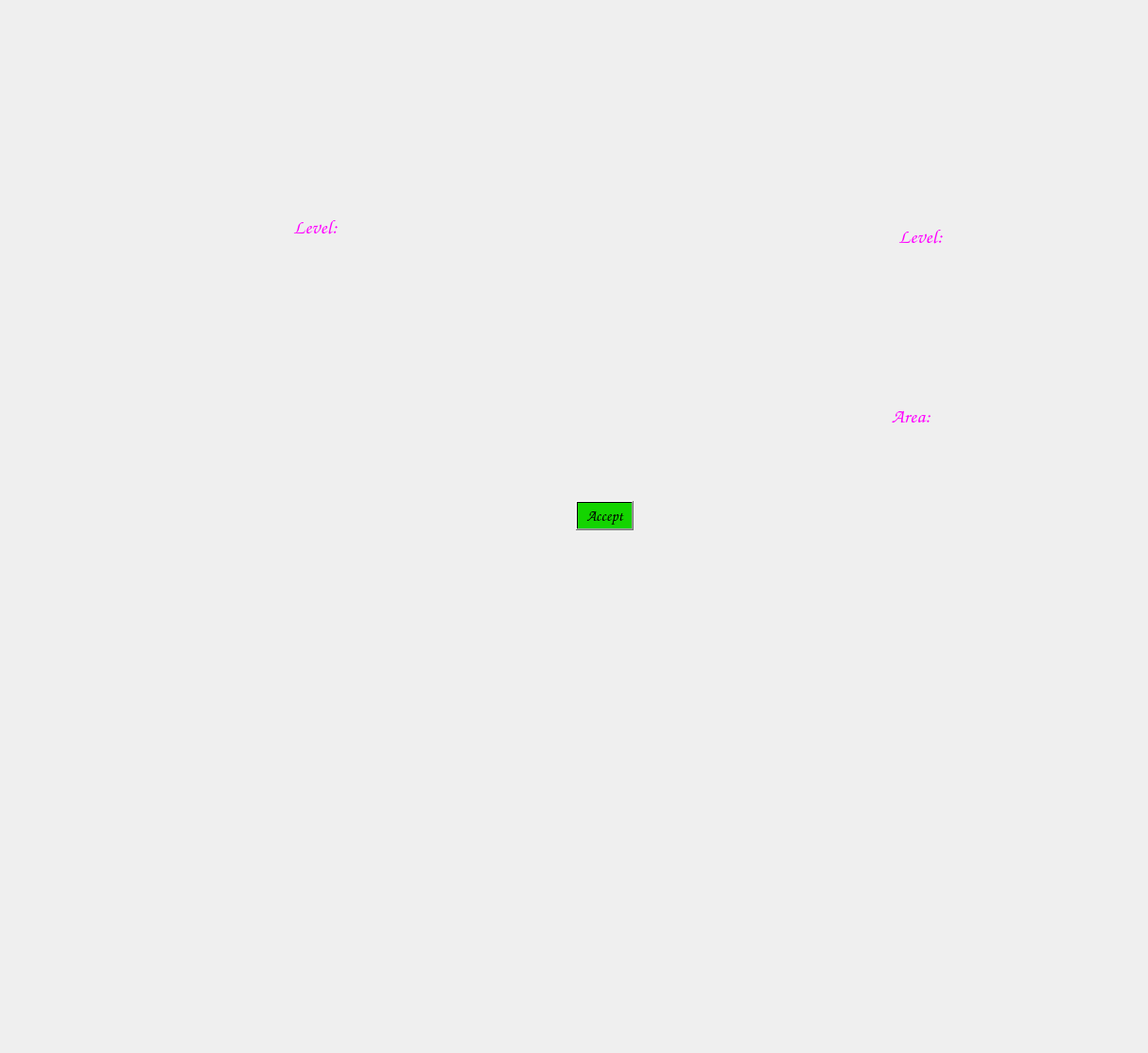
<?xml version="1.0" encoding="UTF-8"?>
<ui version="4.0">
 <class>Yonje</class>
 <widget class="QWidget" name="Yonje">
  <property name="geometry">
   <rect>
    <x>0</x>
    <y>0</y>
    <width>1214</width>
    <height>1114</height>
   </rect>
  </property>
  <property name="windowTitle">
   <string>Form</string>
  </property>
  <widget class="QLabel" name="label_3">
   <property name="geometry">
    <rect>
     <x>260</x>
     <y>210</y>
     <width>151</width>
     <height>61</height>
    </rect>
   </property>
   <property name="font">
    <font>
     <family>Comic Sans MS</family>
     <pointsize>18</pointsize>
     <weight>75</weight>
     <bold>true</bold>
    </font>
   </property>
   <property name="text">
    <string>&lt;html&gt;&lt;head/&gt;&lt;body&gt;&lt;p align=&quot;center&quot;&gt;&lt;span style=&quot; font-size:16pt; color:#ff00ff;&quot;&gt;Level: &lt;/span&gt;&lt;/p&gt;&lt;/body&gt;&lt;/html&gt;</string>
   </property>
  </widget>
  <widget class="QScrollArea" name="scrollArea">
   <property name="geometry">
    <rect>
     <x>340</x>
     <y>570</y>
     <width>591</width>
     <height>391</height>
    </rect>
   </property>
   <property name="styleSheet">
    <string notr="true">background-color: qlineargradient(spread:pad, x1:0, y1:0, x2:1, y2:1, stop:0 rgba(255, 255, 255, 0), stop:1 rgba(255, 255, 255, 0));
border-top-color: rgb(255, 0, 127);</string>
   </property>
   <property name="frameShape">
    <enum>QFrame::NoFrame</enum>
   </property>
   <property name="frameShadow">
    <enum>QFrame::Plain</enum>
   </property>
   <property name="widgetResizable">
    <bool>true</bool>
   </property>
   <widget class="QWidget" name="scrollAreaWidgetContents">
    <property name="geometry">
     <rect>
      <x>0</x>
      <y>0</y>
      <width>591</width>
      <height>391</height>
     </rect>
    </property>
   </widget>
  </widget>
  <widget class="QPushButton" name="sabt">
   <property name="geometry">
    <rect>
     <x>609</x>
     <y>530</y>
     <width>61</width>
     <height>31</height>
    </rect>
   </property>
   <property name="font">
    <font>
     <family>Comic Sans MS</family>
     <pointsize>12</pointsize>
     <weight>75</weight>
     <bold>true</bold>
    </font>
   </property>
   <property name="styleSheet">
    <string notr="true">background-color: qlineargradient(spread:pad, x1:0, y1:0, x2:1, y2:1, stop:0.508197 rgba(20, 212, 0, 255));
color: rgb(0, 0, 0);</string>
   </property>
   <property name="text">
    <string>Accept</string>
   </property>
  </widget>
  <widget class="QLabel" name="label">
   <property name="geometry">
    <rect>
     <x>900</x>
     <y>220</y>
     <width>151</width>
     <height>61</height>
    </rect>
   </property>
   <property name="font">
    <font>
     <family>Comic Sans MS</family>
     <pointsize>18</pointsize>
     <weight>75</weight>
     <bold>true</bold>
    </font>
   </property>
   <property name="text">
    <string>&lt;html&gt;&lt;head/&gt;&lt;body&gt;&lt;p align=&quot;center&quot;&gt;&lt;span style=&quot; font-size:16pt; color:#ff00ff;&quot;&gt;Level: &lt;/span&gt;&lt;/p&gt;&lt;/body&gt;&lt;/html&gt;</string>
   </property>
  </widget>
  <widget class="QLabel" name="label_2">
   <property name="geometry">
    <rect>
     <x>890</x>
     <y>410</y>
     <width>151</width>
     <height>61</height>
    </rect>
   </property>
   <property name="font">
    <font>
     <family>Comic Sans MS</family>
     <pointsize>18</pointsize>
     <weight>75</weight>
     <bold>true</bold>
    </font>
   </property>
   <property name="text">
    <string>&lt;!DOCTYPE HTML PUBLIC &quot;-//W3C//DTD HTML 4.0//EN&quot; &quot;http://www.w3.org/TR/REC-html40/strict.dtd&quot;&gt;
&lt;html&gt;&lt;head&gt;&lt;meta name=&quot;qrichtext&quot; content=&quot;1&quot; /&gt;&lt;style type=&quot;text/css&quot;&gt;
p, li { white-space: pre-wrap; }
&lt;/style&gt;&lt;/head&gt;&lt;body style=&quot; font-family:'Comic Sans MS'; font-size:18pt; font-weight:600; font-style:normal;&quot;&gt;
&lt;p align=&quot;center&quot; style=&quot; margin-top:12px; margin-bottom:12px; margin-left:0px; margin-right:0px; -qt-block-indent:0; text-indent:0px;&quot;&gt;&lt;span style=&quot; font-size:16pt; font-style:italic; color:#ff00ff;&quot;&gt;Area&lt;/span&gt;&lt;span style=&quot; font-size:16pt; color:#ff00ff;&quot;&gt;: &lt;/span&gt;&lt;/p&gt;&lt;/body&gt;&lt;/html&gt;</string>
   </property>
  </widget>
 </widget>
 <resources/>
 <connections/>
</ui>
